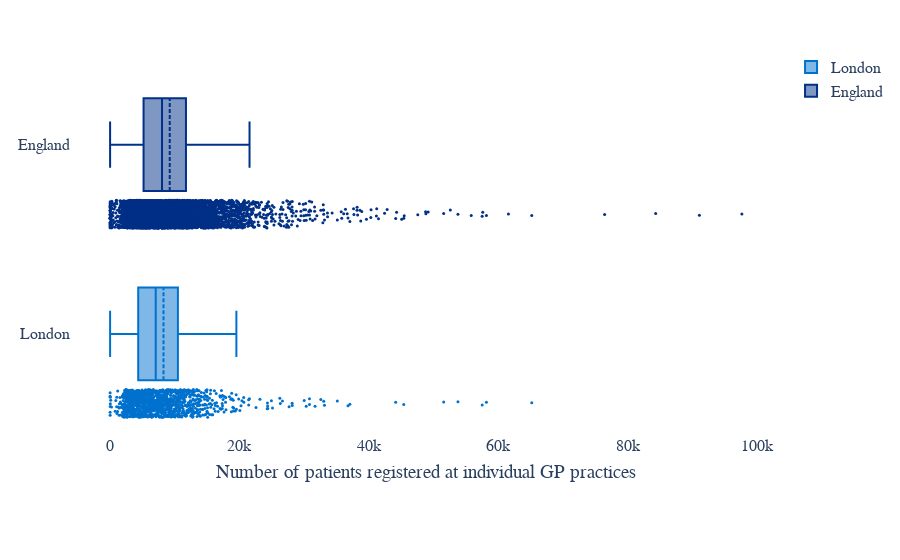

The notebook cell this image was saved under:
### Code cell
x0 = gp_pop_ldn_1['Number of patients registered at GP practices in London']
x1 = gp_pop_df_1['Number of patients registered at GP practices in England']
count_england = gp_pop_df_1['Number of patients registered at GP practices in England'].count()
count_london = gp_pop_ldn_1['Number of patients registered at GP practices in London'].count()
fig_1 = go.Figure()
fig_1.add_trace(go.Box(x=x0, 
boxmean=True,  
boxpoints= 'all', 
jitter=0.3, 
name="London", 
marker_color ="#0072CE", 
whiskerwidth=0.5, 
marker_size=3,
line_width=2))
fig_1.add_trace(go.Box(x=x1, 
boxmean=True, 
boxpoints= 'all', 
jitter=0.3, 
name="England", 
marker_color = "#003087", 
whiskerwidth=0.5, 
marker_size=3,
line_width=2))
fig_1.update_layout(
    {"plot_bgcolor": "rgba(0, 0, 0, 0)", "paper_bgcolor": "rgba(0, 0, 0, 0)"},
    font = dict(family = "Arial", size = 16),
    autosize=True,
    margin=dict(l=75, r=50, b=130, t=50, pad=4, autoexpand=True), hoverlabel=dict(
        font_size=12,
        font_family="Arial"
    ), xaxis=dict(title='Number of patients registered at individual GP practices', zeroline=False))
fig_1.add_annotation(dict(font=dict(family = "Arial",size=15),
                                        x=0.33,
                                        y=-0.40,
                                        showarrow=False,
                                        text="Number of GP practices in England: %s" %count_england,
                                        textangle=0,
                                        xanchor='right',
                                        xref="paper",
                                        yref="paper"))
fig_1.add_annotation(dict(font=dict(family = "Arial",size=15),
                                        x=0.323,
                                        y=-0.46,
                                        showarrow=False,
                                        text="Number of GP practices in London: %s" %count_london,
                                        textangle=0,
                                        xanchor='right',
                                        xref="paper",
                                        yref="paper"))

### Figure 1 — Plotly figure (JSON) as saved in the notebook; plotly's stock layout.template omitted (floating-point values rounded to 4 significant figures; data arrays with more than 128 entries replaced by an {"elided": "..."} marker saying what was removed)
{"data": [{"boxmean": true, "boxpoints": "all", "jitter": 0.3, "line": {"width": 2}, "marker": {"color": "#0072CE", "size": 3}, "name": "London", "type": "box", "whiskerwidth": 0.5, "x": {"elided": "1211 int values"}}, {"boxmean": true, "boxpoints": "all", "jitter": 0.3, "line": {"width": 2}, "marker": {"color": "#003087", "size": 3}, "name": "England", "type": "box", "whiskerwidth": 0.5, "x": {"elided": "6601 int values"}}], "layout": {"annotations": [{"font": {"family": "Arial", "size": 15}, "showarrow": false, "text": "Number of GP practices in England: 6601", "textangle": 0, "x": 0.33, "xanchor": "right", "xref": "paper", "y": -0.4, "yref": "paper"}, {"font": {"family": "Arial", "size": 15}, "showarrow": false, "text": "Number of GP practices in London: 1211", "textangle": 0, "x": 0.323, "xanchor": "right", "xref": "paper", "y": -0.46, "yref": "paper"}], "autosize": true, "font": {"family": "Arial", "size": 16}, "hoverlabel": {"font": {"family": "Arial", "size": 12}}, "margin": {"autoexpand": true, "b": 130, "l": 75, "pad": 4, "r": 50, "t": 50}, "paper_bgcolor": "rgba(0, 0, 0, 0)", "plot_bgcolor": "rgba(0, 0, 0, 0)", "xaxis": {"title": {"text": "Number of patients registered at individual GP practices"}, "zeroline": false}}}
